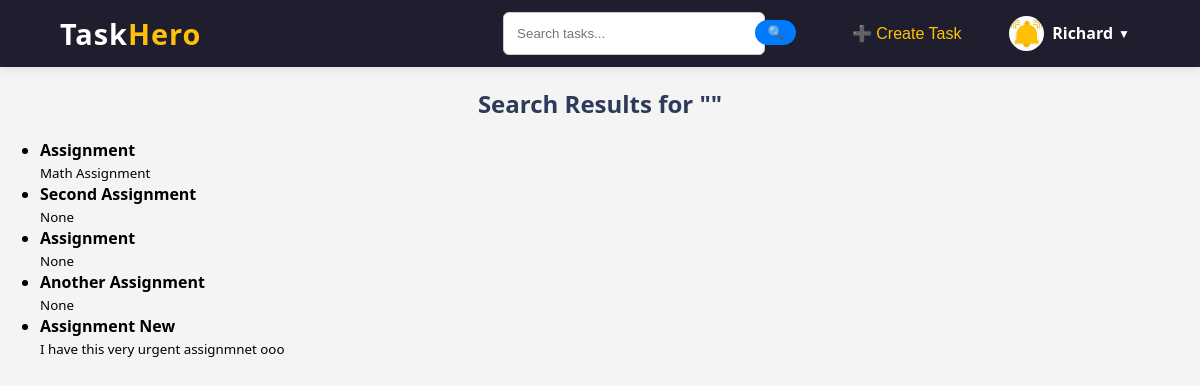
Before: /search/ (signed in) with the older database file.
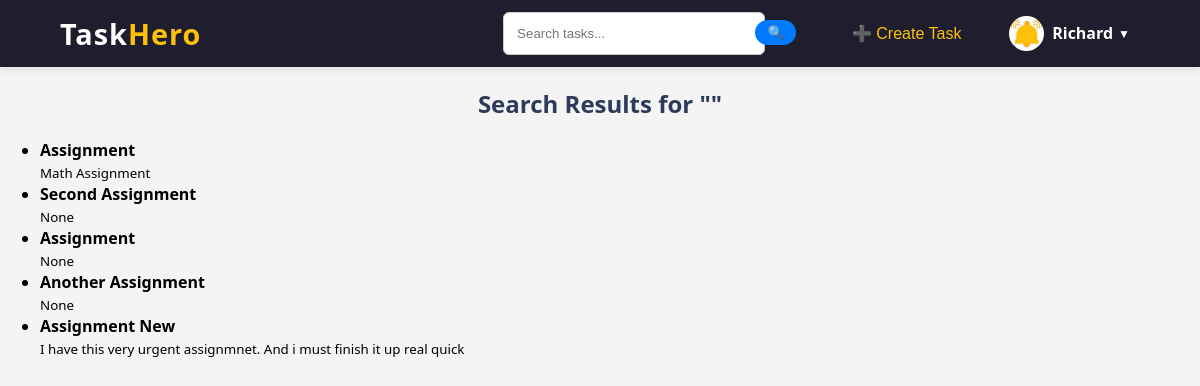
After: the same page with the newer database file.
### core/models.py (models this page shows, shortened)
class Task(models.Model):
    STATUS_CHOICES = [
        ('to_do', 'To Do'),
        ('in_progress', 'In Progress'),
        ('completed', 'Completed'),
    ]
    PRIORITY_CHOICES = [
        ('low', 'Low'),
        ('medium', 'Medium'),
        ('high', 'High'),
    ]
    title = models.CharField(max_length=255)
    description = models.TextField()
    due_date = models.DateField()
    status = models.CharField(max_length=20, choices=STATUS_CHOICES, default='to_do')
    priority = models.CharField(max_length=20, choices=PRIORITY_CHOICES, default='low')
    user = models.ForeignKey(User, on_delete=models.CASCADE, related_name='tasks')  # Link task to user

### core/views.py (the view)
# urls.py: path('search/', views.search_tasks, name='search_tasks'),
def search_tasks(request):
    query = request.GET.get('q', '')
    results = Task.objects.filter(
        Q(title__icontains=query) | Q(description__icontains=query),
        user=request.user
    )
    return render(request, 'core/search_results.html', {
        'query': query,
        'results': results
    })

### core/templates/core/search_results.html
{% extends 'core/base.html' %}
{% block content %}
  <h2>Search Results for "{{ query }}"</h2>
  {% if results %}
    <ul class="task-results">
      {% for task in results %}
        <li>
          <strong>{{ task.title }}</strong><br>
          <small>{{ task.description }}</small>
        </li>
      {% endfor %}
    </ul>
  {% else %}
    <p>No tasks found matching your search.</p>
  {% endif %}
{% endblock %}

Changed rows visible on the page:
changed Task "Assignment New": description "I have this very urgent assignmnet ooo" → "I have this very urgent assignmnet. And i must finish it up real quick"
